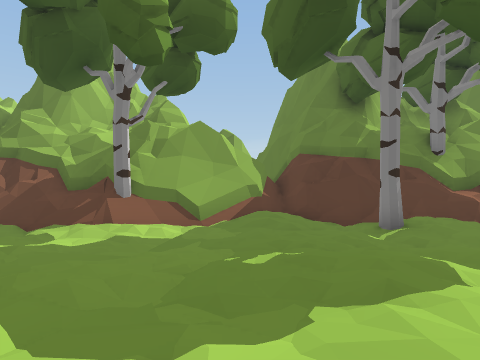
View 1 (above)

24 first-person views from a walk through a scene from a Unity 3-D project. The camera is 1.5 m above the floor, looks level and sees 75° across. The floor is counted in squares, 2 m on a side. Each view is taken from the middle of a square. On the plan, view 1 faces up. The plan holds only what a view shows up to about 10 squares ahead; the rest is blank. The place goes on beyond the plan. The player is left out.

View 2
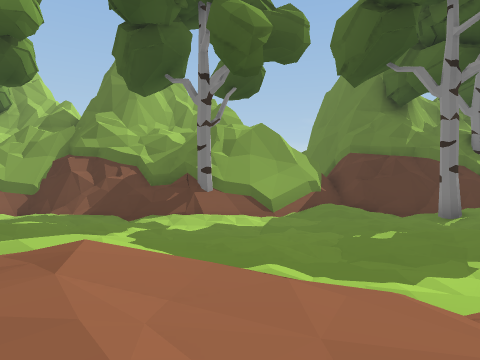

View 3
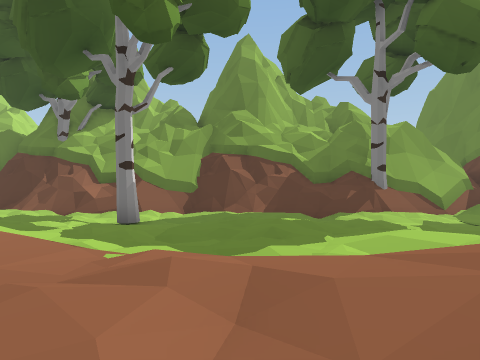

View 4
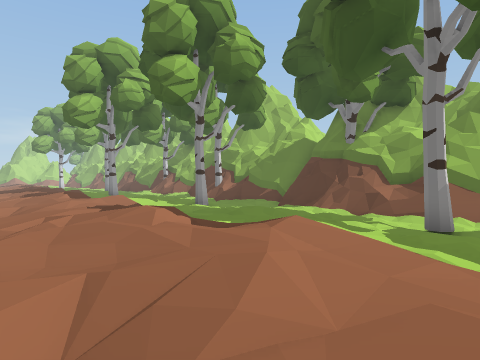

View 5
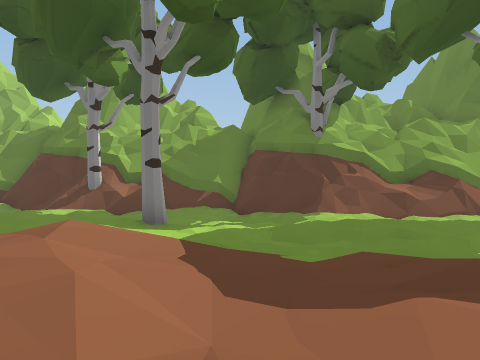

View 6
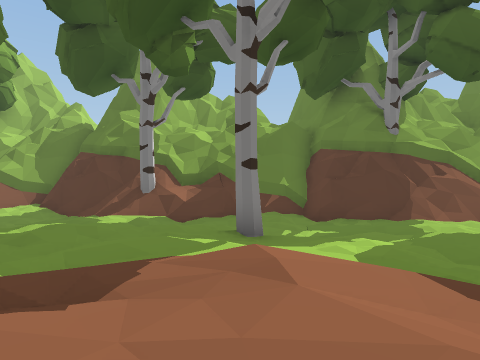

View 7
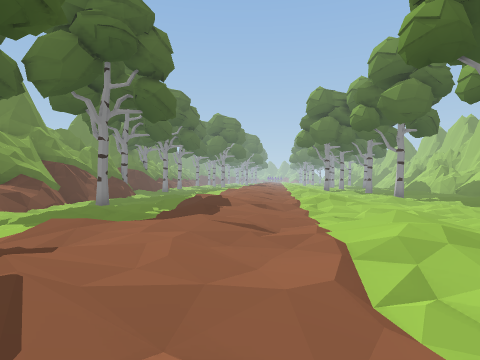

View 8
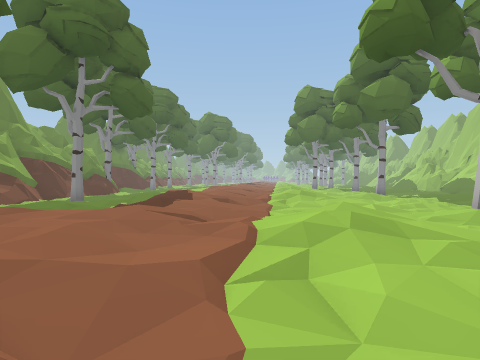

View 9
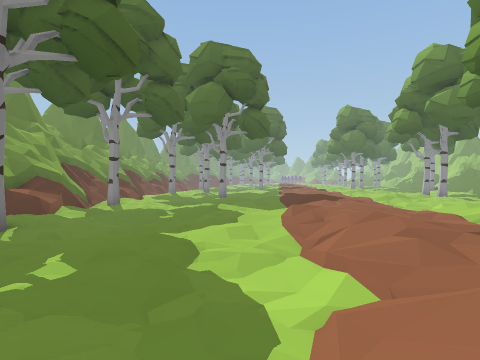

View 10
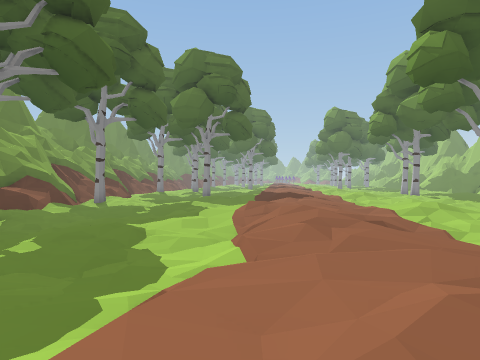

View 11
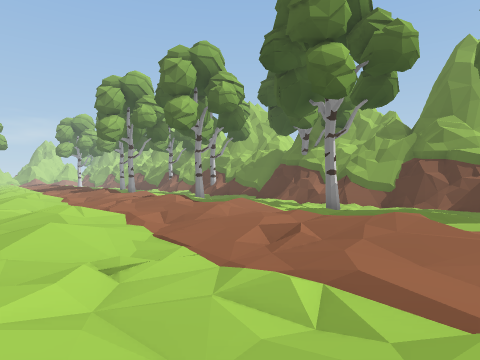

View 12
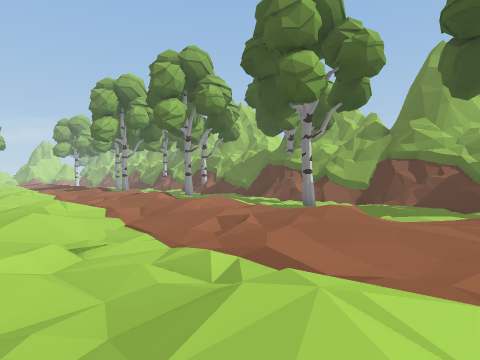

View 13
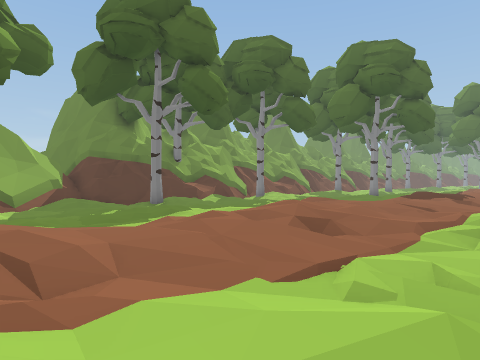

View 14
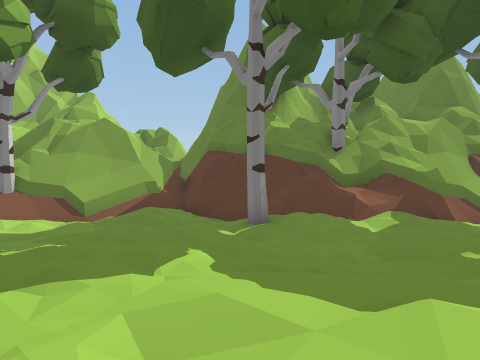

View 15
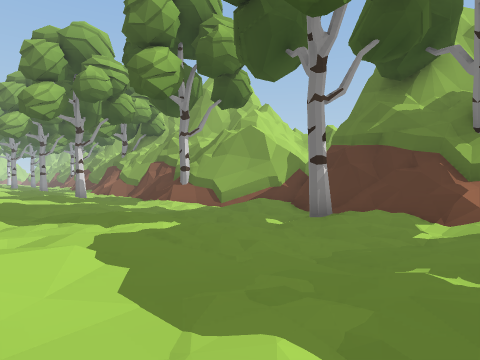

View 16
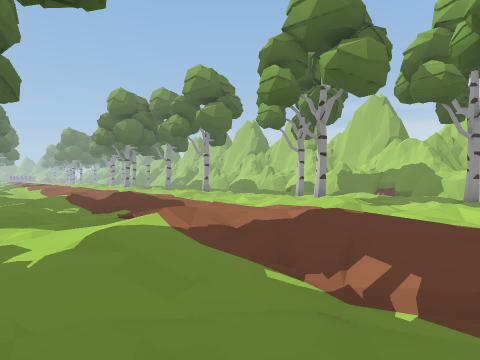

View 17
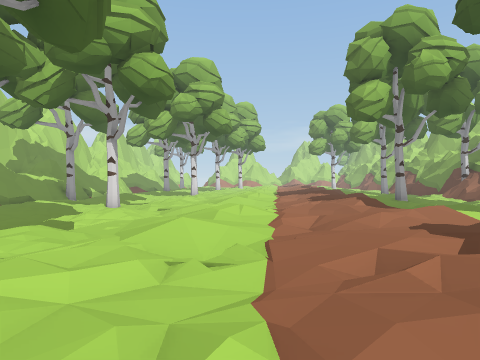

View 18
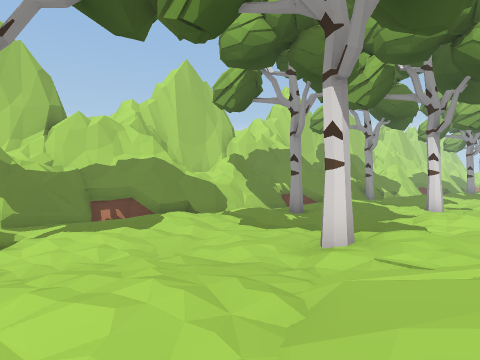

View 19
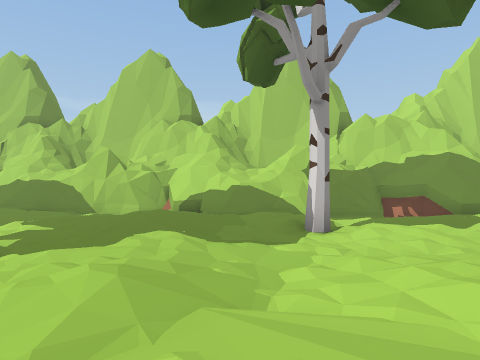

View 20
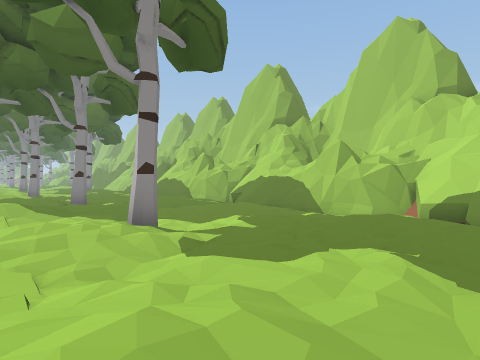

View 21
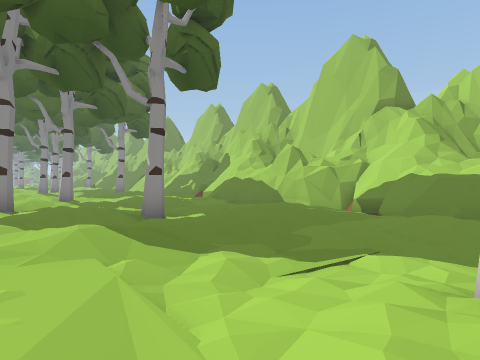

View 22
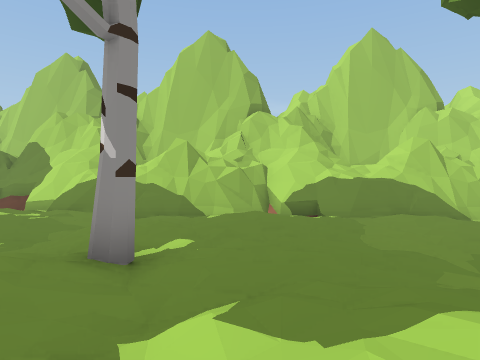

View 23
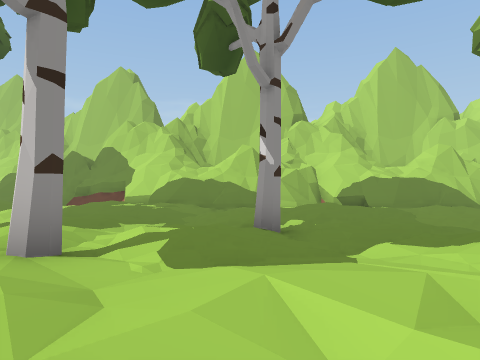

View 24
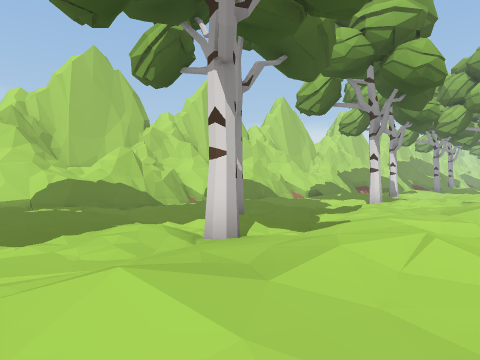

### Floor plan
Key: @ floor where view 1 was taken; # wall or solid block; x gap in a wall; . main floor; : floor 0.25 m higher than the main floor; - floor 0.25 m lower than the main floor; + floor 0.5 m higher than the main floor; _ floor 0.5 m lower than the main floor; * floor 0.75 m higher than the main floor; % floor 2 m higher than the main floor; / step, stairs or slope; = window, fence, low wall or low ledge; ^ raised ledge; v drop or lower ground; T tree.
Columns run from 22 left of view 1 to 7 right of it. Each row starts with its distance up from view 1.
 11 #^^#
 10 #T#######T###   ##    ######
  9 --/=#./##=######^##########^##
  8 -----__-.-/##///===T##.:-x/==#
  7 ....T__-.---__-..--.---.-T....
  6 .:..--.....-T_-----___-.._----
  5  ..:.....:..--..:..-_--.---_--
  4 .-.:+:....:........-.-.::..--.
  3 /+/:++://.:+:..............-.:
  2  +*+++:++*/++://-.++....../../
  1 :/+::+:++++++++++/:+::://://:.
  0 ./.:+/.:.:::::+++++++:@+*/++::
 -1  .:/+::....::.::::.:/:++++++++
 -2  :::/:+./.:*::..../:.::.:::::+
 -3  ......:::/::+//.:*+:/--..::..
 -4   ....:........::.:://./.:*+:.
 -5   ..- :T-.:..:.........::.::/:
 -6 T_--_ --_..--:.-.:...:....T...
 -7  --__-.----__---..-_-:.-.:.:..
 -8  ..----.--_--.---T__----..-.-
 -9   T-..::..T_--.-.-__-.-T-----
-10     .. .---...:..-_--...._-.-
-11      / ----.-..---...::..--..
-12      #=#=_=v=/  --.....---..:
-13      ===###////##====-/#===/
-14         #    =#####%######%#=_
-15              ###   ###     =#=
-16               #

Positions as (right, up) in squares from view 1, and headings:
1: (0, 0), facing up
2: (-2, -1), facing up
3: (-7, -1), facing up
4: (-8, -1), facing up-left
5: (-16, 0), facing up
6: (-18, 1), facing up
7: (-22, 1), facing right
8: (-22, 0), facing right
9: (-3, 2), facing right
10: (-4, 1), facing right
11: (-4, -4), facing up-left
12: (-3, -4), facing up-left
13: (-3, -4), facing up-right
14: (3, 0), facing up
15: (7, 1), facing up-left
16: (-22, 6), facing down-right
17: (-11, -1), facing left
18: (-11, -3), facing down-left
19: (-10, -3), facing down
20: (-10, -5), facing down-right
21: (-5, -5), facing down-right
22: (0, -5), facing down
23: (2, -3), facing down
24: (7, -3), facing down-left
